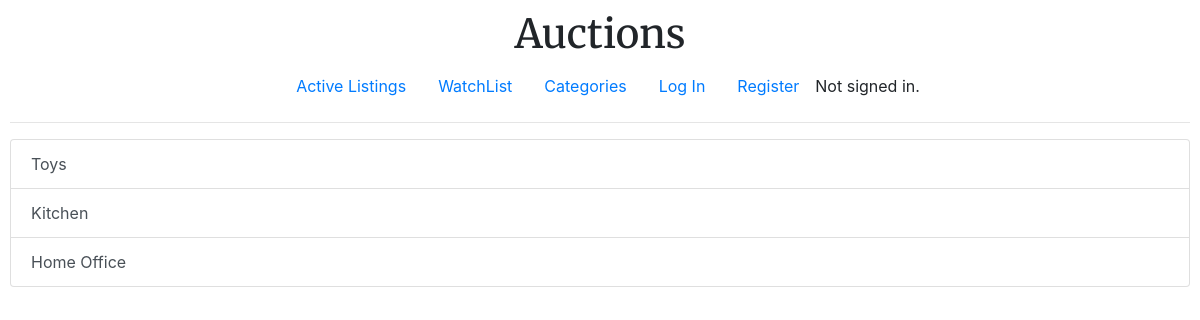
The page /categories on the database its author committed.
### auctions/models.py (models this page shows)
class Categories(models.Model):
    category_name = models.CharField(max_length=64)

### auctions/views.py (the view)
# urls.py: path("categories", views.categories, name="categories"),
def categories(request):
    elements = Categories.objects.all()
    return render(request, "auctions/categories.html",{
        "elements": elements
    })

### auctions/templates/auctions/categories.html (shortened to what this page needs)
{%extends "auctions/layout.html"%}
{%block body%}
<div class="list-group">
    {%for element in elements%}
    <a href="{%url 'category' element.id %}" class="list-group-item list-group-item-action">{{element.category_name}}</a>
    {%endfor%}
  </div>
{%endblock%}

### auctions/static/auctions/styles.css (style rules this page uses)
body { padding: 10px; }

### rows shown on the page
Categories: category_name "Toys"
Categories: category_name "Kitchen"
Categories: category_name "Home Office"
